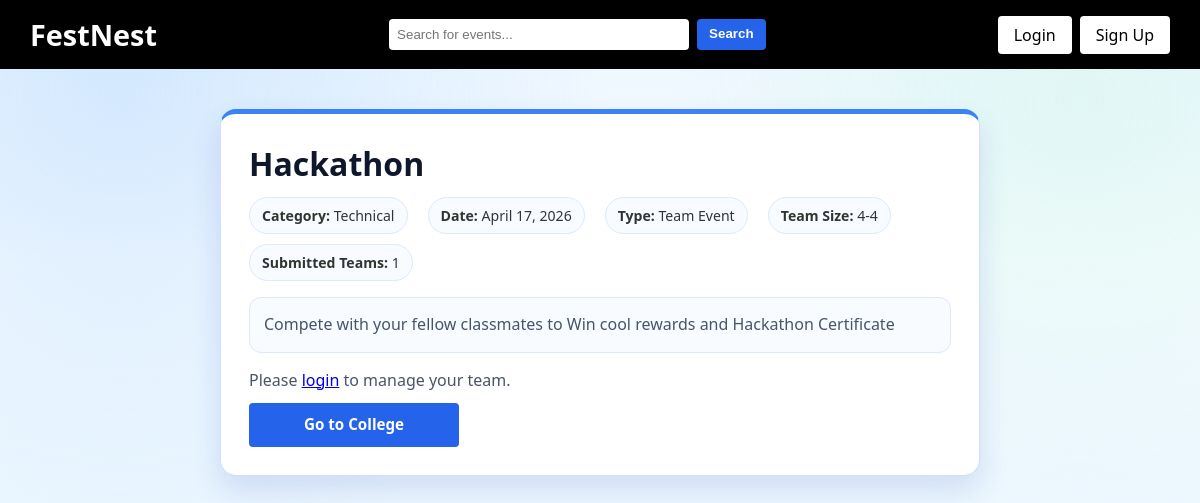
/event/2/, run on the app's committed database.
### events/models.py (models this page shows, shortened)
class Event(models.Model):
    CATEGORY_CHOICES = [
        ('cultural', 'Cultural'),
        ('technical', 'Technical'),
        ('sports', 'Sports'),
        ('nss', 'NSS'),
        ('other', 'Other'),
    ]
    title = models.CharField(max_length=200)
    category = models.CharField(max_length=20, choices=CATEGORY_CHOICES)
    date = models.DateField()
    time = models.TimeField(blank=True, null=True)
    description = models.TextField(blank=True)
    capacity_limited = models.BooleanField(default=True)
    capacity = models.PositiveIntegerField(default=100)
    waitlist_enabled = models.BooleanField(default=True)
    is_team_event = models.BooleanField(default=False)
    min_team_size = models.PositiveIntegerField(default=1)
    max_team_size = models.PositiveIntegerField(default=4)
    attendees = models.ManyToManyField(User, blank=True)
    @property
    def seats_left(self):
        if not self.capacity_limited:
            return None
        return max(self.capacity - self.attendees.count(), 0)
    @property
    def is_full(self):
        return self.capacity_limited and self.seats_left == 0

### events/views.py (the view, shortened to what this page needs)
# urls.py: path('event/<int:id>/', views.event_detail, name='event_detail'),
def event_detail(request, id):
    today = timezone.localdate()
    event = get_object_or_404(Event, id=id)
    is_registered = False
    is_waitlisted = False
    user_team = None
    is_team_leader = False
    return render(
        request,
        'event_detail.html',
        {
            'event': event,
            'is_registered': is_registered,
            'is_waitlisted': is_waitlisted,
            'waitlist_count': event.waitlist_entries.count(),
            'is_full': event.is_full,
            'is_past': event.date < today,
            'user_team': user_team,
            'is_team_leader': is_team_leader,
            'submitted_team_count': event.teams.filter(is_submitted=True).count(),
        },
    )

### templates/event_detail.html (shortened to what this page needs)
{% extends 'base.html' %}
{% block body_class %}detail-page{% endblock %}
{% block content %}
<div class="container detail-shell">
    <div class="detail-card">
        <h1>{{ event.title }}</h1>
        <div class="detail-meta">
            <p><strong>Category:</strong> {{ event.get_category_display }}</p>
            <p><strong>Date:</strong> {{ event.date }}</p>
            {% if event.is_team_event %}
                <p><strong>Type:</strong> Team Event</p>
                <p><strong>Team Size:</strong> {{ event.min_team_size }}-{{ event.max_team_size }}</p>
                <p><strong>Submitted Teams:</strong> {{ submitted_team_count }}</p>
            {% else %}
                {% if event.capacity_limited %}
                    <p><strong>Capacity:</strong> {{ event.capacity }}</p>
                    <p><strong>Seats Left:</strong> {{ event.seats_left }}</p>
                    <p><strong>Waitlist:</strong> {{ waitlist_count }}</p>
                {% endif %}
            {% endif %}
        </div>
        <p class="detail-description">{{ event.description }}</p>
        {% if event.is_team_event %}
            {% if is_past %}
                <p class="registration-note">This event is completed.</p>
                <div class="detail-actions">
                    <a href="{% url 'home' %}" class="cta-btn detail-action-btn back-btn">Go to College</a>
                </div>
            {% elif not user.is_authenticated %}
                <p class="registration-note">Please <a href="{% url 'login' %}">login</a> to manage your team.</p>
                <div class="detail-actions">
                    <a href="{% url 'home' %}" class="cta-btn detail-action-btn back-btn">Go to College</a>
                </div>
            {% endif %}
        {% elif is_past %}
            <p class="registration-note">This event is completed.</p>
            <div class="detail-actions">
                <a href="{% url 'home' %}" class="cta-btn detail-action-btn back-btn">Go to College</a>
            </div>
        {% else %}
            <p class="registration-note">Please <a href="{% url 'login' %}">login</a> to register.</p>
            <div class="detail-actions">
                <a href="{% url 'home' %}" class="cta-btn detail-action-btn back-btn">Go to College</a>
            </div>
        {% endif %}
    </div>
</div>
{% endblock %}

### static/css/style.css (style rules this page uses)
* { margin: 0; padding: 0; box-sizing: border-box; transition: all 0.2s ease-in-out; }
body { font-family: 'Segoe UI', sans-serif; background: #f9fcff; color: #333; scroll-behavior: smooth; }
.container { max-width: 1200px; margin: auto; padding: 0 20px; }
.cta-btn { padding: 10px 20px; margin: 0 8px; border-radius: 4px; background: white; color: black; text-decoration: none; font-weight: 600; border: none; cursor: pointer; display: inline-block; font-family: 'Segoe UI', sans-serif; font-size: 0.95rem; }
.detail-shell { margin-top: 40px; margin-bottom: 40px; }
.detail-card { max-width: 760px; margin: 0 auto; background: white; border-radius: 14px; box-shadow: 0 8px 24px rgba(0, 0, 0, 0.08); padding: 28px; }
.detail-meta { display: flex; gap: 20px; flex-wrap: wrap; margin: 12px 0 16px; }
.detail-description { line-height: 1.6; margin-bottom: 16px; }
.registration-note { margin: 12px 0; color: #1f4d8a; }
.detail-actions { margin-top: 12px; display: flex; flex-direction: row; gap: 12px; align-items: stretch; flex-wrap: nowrap; }
.detail-action-btn { width: 100%; height: 44px; text-align: center; padding: 0 14px; line-height: 1; display: inline-flex; align-items: center; justify-content: center; }
.back-btn { margin: 0; position: relative; z-index: 1; width: 210px; flex: 0 0 210px; }
.detail-actions .detail-action-btn { width: 100%; min-height: 44px; }
.detail-page { background: radial-gradient(circle at 10% 18%, rgba(147, 197, 253, 0.3), transparent 42%), radial-gradient(circle at 90% 20%, rgba(167, 243, 208, 0.22), transparent 36%), linear-gradient(180deg, #edf6ff 0%, #f6fbff 50%, #ecf7ff 100%); }
.category-page .register-btn, .detail-page .cta-btn { background: #2563eb; color: white; }
.detail-page .detail-card { border: 1px solid #cfe0ff; border-top: 5px solid #3b82f6; border-radius: 16px; box-shadow: 0 14px 30px rgba(30, 64, 175, 0.14); }
.detail-page .detail-meta p { background: #f8fbff; border: 1px solid #dbeafe; border-radius: 999px; padding: 8px 12px; font-size: 0.88rem; }
.detail-page .detail-description { background: #f8fbff; border: 1px solid #dbeafe; border-radius: 12px; padding: 14px; }
.detail-page .detail-actions { align-items: stretch; }
:root { --ring: #93c5fd; --text-strong: #0f172a; --text-soft: #475569; --surface: #ffffff; }
.upcoming-card, .detail-card, .auth-card { background: var(--surface); }
.upcoming-card h3, .detail-card h1, .category-title { color: var(--text-strong); }
.upcoming-desc, .search-meta, .detail-description, .registration-note { color: var(--text-soft); }
.upcoming-actions .upcoming-btn, .detail-actions .detail-action-btn { white-space: nowrap; overflow: hidden; text-overflow: ellipsis; }
.detail-card h1 { margin-bottom: 8px; }
.detail-meta { row-gap: 10px; }

### data on the page
Event: title "Hackathon", category "Technical", date "April 17, 2026", min_team_size "4", max_team_size "4", description "Compete with your fellow classmates to Win cool rewards and Hackathon Certificate"

### other printed values
{{ submitted_team_count }} "1"
